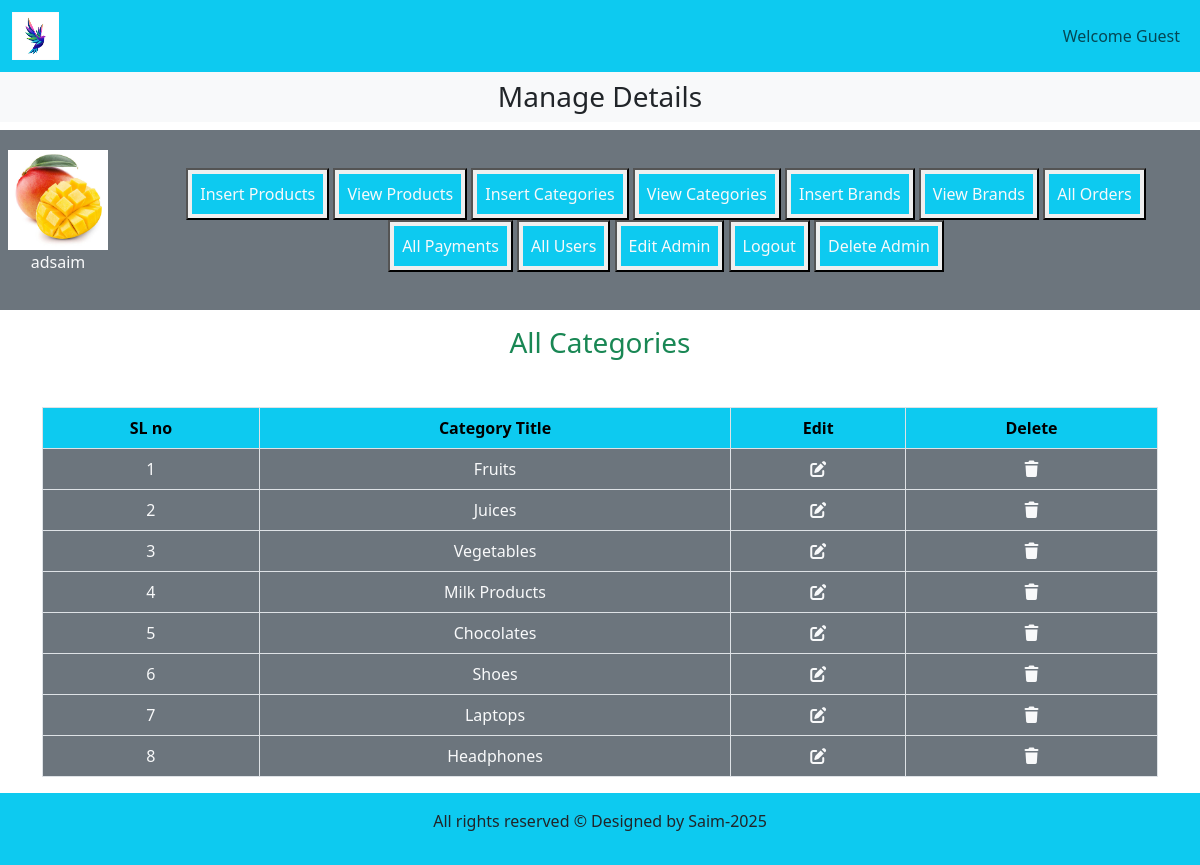
The app's page /admin_area/index.php?view_categories (signed in) with its own data.
### tables this page shows
CREATE TABLE `categories` (
  `category_id` int(11) NOT NULL,
  `category_title` varchar(100) NOT NULL
);

### admin_area/view_categories.php (the view)
<h3 class="text-center text-success">All Categories</h3>
<table class="table table-bordered mt-5 text-center">
    <thead class="table_head">
        <tr>
            <th>SL no</th>
            <th>Category Title</th>
            <th>Edit</th>
            <th>Delete</th>
        </tr>
    </thead>
    <tbody class="table_body">
        <?php
            $select_cat="SELECT * FROM `Categories`";
            $result=mysqli_query($con, $select_cat);
            $number=0;
            while($row=mysqli_fetch_assoc($result)) {
                $category_id=$row['category_id'];
                $category_title=$row['category_title'];
                $number++;
                ?>
                <tr>
                    <td><?=$number;?></td>
                    <td><?=$category_title;?></td>
                    <td><a href='index.php?edit_category=<?=$category_id;?>' class='text-light'><i class='fa-solid fa-pen-to-square'></i></a></td>
                    <td><a href='index.php?delete_category=<?=$category_id;?>' class='text-light'><i class='fa-solid fa-trash'></i></a></td>
                </tr>
                <?php
            }
        ?>
    </tbody>
</table>

### admin_area/index.php (shortened to what this page needs)
<!DOCTYPE html>
<html lang="en">
<head>
    <link href="https://cdn.jsdelivr.net/npm/bootstrap@5.3.7/dist/css/bootstrap.min.css" rel="stylesheet">
    <link rel="stylesheet" href="https://cdnjs.cloudflare.com/ajax/libs/font-awesome/7.0.0/css/all.min.css" />
    <link rel = "stylesheet" href = "../style.css">
</head>
<body>
    <div class="container-fluid p-0">
        <nav class="navbar navbar-expand-lg navbar-light bg-info">
            <div class="container-fluid">
                <img src="../images/logo.png" alt="" class="logo">
                <nav class="navbar navbar-expand-lg">
                    <ul class="navbar-nav">
                        <li class="nav-item">
                            <a href="#" class="nav-link">Welcome Guest</a>
                        </li>
                    </ul>
                </nav>
            </div>
        </nav>
        <div class="bg-light">
            <h3 class="text-center p-2">Manage Details</h3>
        </div>
        <div class="row">
            <div class="col-md-12 bg-secondary p-1 d-flex align-items-center">
                <div class="p-3">
                    <a href="#"><img src="../images/mango.jpg" alt="Admin Profile" class="admin_image"></a>
                    <p class="text-light text-center"><?= htmlspecialchars($_SESSION['username']) ?></p>
                </div>
                <div class="button text-center">
                    <button><a href="insert_product.php" class="nav-link text-light bg-info m-1 p-2">Insert Products</a></button>
                    <button><a href="index.php?view_products" class="nav-link text-light bg-info m-1 p-2">View Products</a></button>
                    <button><a href="index.php?insert_categories" class="nav-link text-light bg-info m-1 p-2">Insert Categories</a></button>
                    <button><a href="index.php?view_categories" class="nav-link text-light bg-info m-1 p-2">View Categories</a></button>
                    <button><a href="index.php?insert_brands" class="nav-link text-light bg-info m-1 p-2">Insert Brands</a></button>
                    <button><a href="index.php?view_brands" class="nav-link text-light bg-info m-1 p-2">View Brands</a></button>
                    <button><a href="index.php?all_orders" class="nav-link text-light bg-info m-1 p-2">All Orders</a></button>
                    <button><a href="index.php?all_payments" class="nav-link text-light bg-info m-1 p-2">All Payments</a></button>
                    <button><a href="index.php?all_users" class="nav-link text-light bg-info m-1 p-2">All Users</a></button>
                    <button><a href="index.php?edit_admin" class="nav-link text-light bg-info m-1 p-2">Edit Admin</a></button>
                    <button><a href="index.php?admin_logout" class="nav-link text-light bg-info m-1 p-2">Logout</a></button>
                    <button><a href="index.php?delete_admin" class="nav-link text-light bg-info m-1 p-2">Delete Admin</a></button>
                </div>
            </div>
        </div>
        <div class="container my-3">
            <?php
                $allowed_pages = [
                    'view_products', 'edit_products', 'delete_products',
                    'insert_categories', 'view_categories', 'edit_category', 'delete_category',
                    'insert_brands', 'view_brands', 'edit_brand', 'delete_brand',
                    'all_orders', 'delete_order', 'all_payments', 'delete_payment',
                    'all_users', 'delete_user', 'edit_admin', 'admin_logout', 'delete_admin'
                ];
                foreach ($allowed_pages as $page) {
                    if (isset($_GET[$page])) {
                        include("$page.php");
                        break;
                    }
                }
            ?>
        </div>
        <?php
            include("../includes/footer.php")
        ?>
    </div>
</body>
</html>

### style.css (style rules this page uses)
* { padding: 0; margin: 0; box-sizing: border-box; }
.logo { width:4%; height:2%; }
.admin_image { width: 100px; object-fit: contain; }

### admin_area/index.php (style rules this page uses)
* { padding: 0; margin: 0; box-sizing: border-box; }
body { overflow-x: hidden; }
.logo { width:4%; height:2%; }
.table_head th { background-color: var(--bs-info); }
.table_body td { background-color: var(--bs-secondary); color: var(--bs-light); }

### records on screen
categories: category_title "Fruits"
categories: category_title "Juices"
categories: category_title "Vegetables"
categories: category_title "Milk Products"
categories: category_title "Chocolates"
categories: category_title "Shoes"
categories: category_title "Laptops"
categories: category_title "Headphones"

### other values on screen
$_SESSION['username'] "adsaim"
